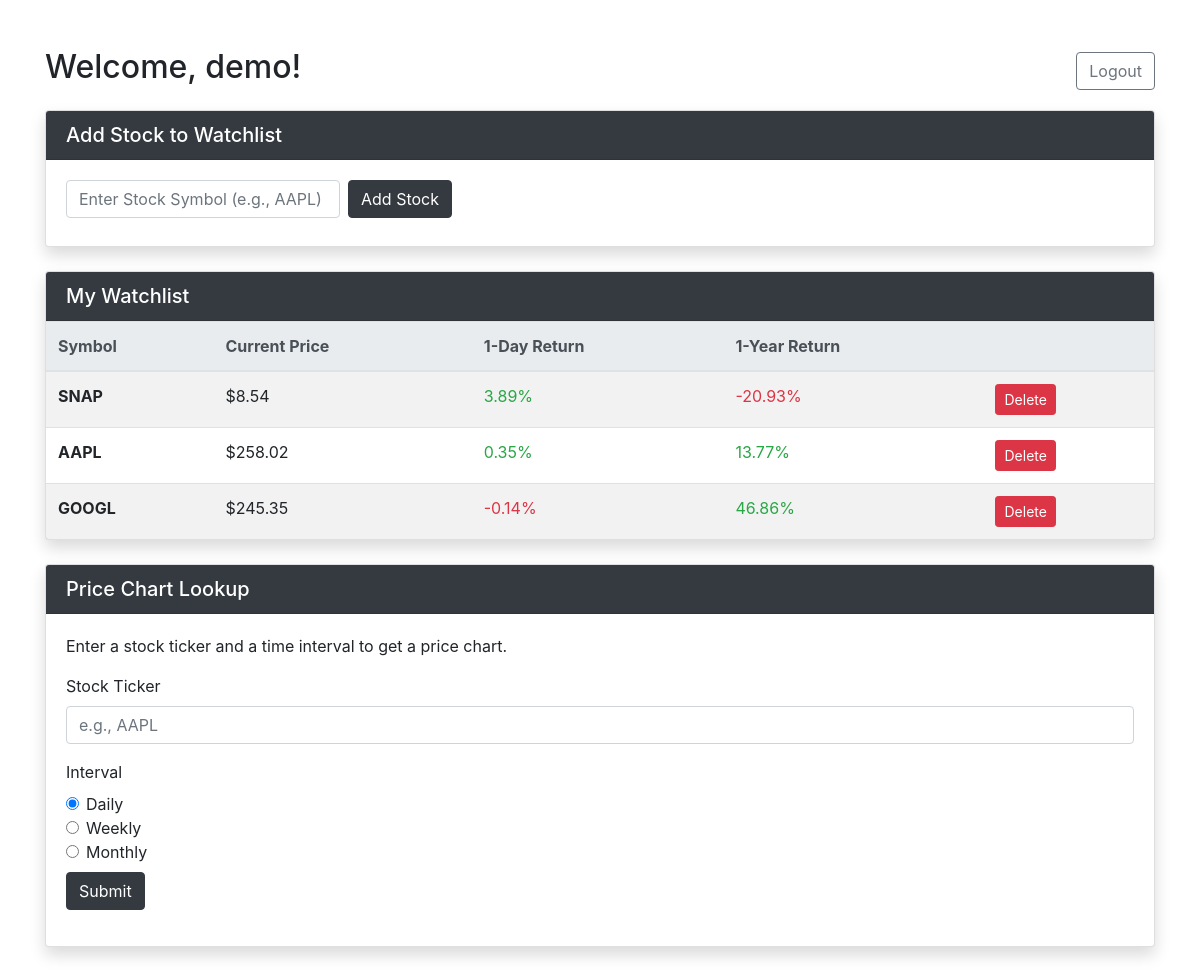
The page /dashboard (signed in) on the database its author committed.
### project/models.py (models this page shows)
class User(db.Model, UserMixin):
    id = db.Column(db.Integer, primary_key=True)
    username = db.Column(db.String(20), nullable=False, unique=True)
    password = db.Column(db.String(80), nullable=False)
    watchlist = db.relationship('Watchlist', backref='owner', lazy='dynamic')

class Watchlist(db.Model):
    id = db.Column(db.Integer, primary_key=True)
    user_id = db.Column(db.Integer, db.ForeignKey('user.id'), nullable=False)
    symbol = db.Column(db.String(10), nullable=False)
    date_retrieved = db.Column(db.DateTime, nullable=True)
    price_today = db.Column(db.Float)
    price_yesterday = db.Column(db.Float)
    price_year_ago = db.Column(db.Float)

### project/routes.py (the view, shortened to what this page needs)
@bp.route('/dashboard', methods=['GET', 'POST'])
@login_required
def dashboard():
    update_stock_prices(current_user)
    user_watchlist = current_user.watchlist.all()
    return render_template("dashboard.html", watchlist=user_watchlist)

### project/__init__.py (called while the page is built)
def create_app():
    app = Flask(
        __name__,
        instance_relative_config=True,
        template_folder=TEMPLATE_DIR
    )
    app.config['SECRET_KEY'] = os.getenv("SECRET_KEY")
    app.config['SQLALCHEMY_DATABASE_URI'] = f"sqlite:///{os.path.join(app.instance_path, 'database.db')}"
    try:
        os.makedirs(app.instance_path)
    except OSError:
        pass
    db.init_app(app)
    bcrypt.init_app(app)
    login_manager.init_app(app)
    from . import models
    from . import routes
    app.register_blueprint(routes.bp)
    @login_manager.user_loader
    def load_user(user_id):
        return models.User.query.get(int(user_id))
    return app

### project/helpers.py (called while the page is built, shortened)
def update_stock_prices(user):
    today = dt.now().date()
    stocks_to_update = [stock for stock in user.watchlist if stock.date_retrieved.date() != today]
    if stocks_to_update:
        db.session.commit()

### project/templates/dashboard.html (shortened to what this page needs)
{% extends "index.html" %}
{% block content %}
<div class="container mt-5">
    <div class="row justify-content-between align-items-center mb-3">
        <div class="col">
            <h2>Welcome, {{ current_user.username }}!</h2>
        </div>
        <div class="col text-right">
            <a href="{{ url_for('routes.logout') }}" class="btn btn-outline-secondary">Logout</a>
        </div>
    </div>
    <div class="card shadow mb-4">
        <div class="card-header bg-dark text-white">
            <h5 class="mb-0">Add Stock to Watchlist</h5>
        </div>
        <div class="card-body">
            <form method="POST" action="{{ url_for('routes.dashboard') }}" class="form-inline">
                <div class="form-group mr-2 mb-2">
                    <input type="text" name="symbol" class="form-control" placeholder="Enter Stock Symbol (e.g., AAPL)" required>
                </div>
                <button type="submit" class="btn btn-dark btn-toggle-outline mb-2">Add Stock</button>
            </form>
        </div>
    </div>
    <div class="card shadow mb-4">
        <div class="card-header bg-dark text-white">
            <h5 class="mb-0">My Watchlist</h5>
        </div>
        <div class="card-body p-0">
            {% if watchlist %}
                <div class="table-responsive">
                    <table class="table table-striped mb-0">
                        <thead class="thead-light">
                            <tr>
                                <th>Symbol</th>
                                <th>Current Price</th>
                                <th>1-Day Return</th>
                                <th>1-Year Return</th>
                                <th></th>
                            </tr>
                        </thead>
                        <tbody>
                            {% for stock in watchlist %}
                                <tr>
                                    <td><strong>{{ stock.symbol }}</strong></td>
                                    <td>${{ "%.2f"|format(stock.price_today) }}</td>
                                    {% set daily_return = ((stock.price_today / stock.price_yesterday - 1) * 100) %}
                                    <td class="{{ 'text-success' if daily_return >= 0 else 'text-danger' }}">
                                        {{ "%.2f"|format(daily_return) }}%
                                    </td>
                                    {% set yearly_return = ((stock.price_today / stock.price_year_ago - 1) * 100) %}
                                    <td class="{{ 'text-success' if yearly_return >= 0 else 'text-danger' }}">
                                        {{ "%.2f"|format(yearly_return) }}%
                                    </td>
                                    <td>
                                        <form method="POST" action="{{ url_for('routes.dashboard') }}" class="d-inline">
                                            <button type="submit" class="btn btn-danger btn-sm">Delete</button>
                                        </form>
                                    </td>
                                </tr>
                            {% endfor %}
                        </tbody>
                    </table>
                </div>
            {% else %}
                <div class="p-3">
                    <p class="mb-0 text-muted">Your watchlist is empty. Add a stock to get started!</p>
                </div>
            {% endif %}
        </div>
    </div>
    <div class="card shadow mb-4">
        <div class="card-header bg-dark text-white">
            <h5 class="mb-0">Price Chart Lookup</h5>
        </div>
        <div class="card-body">
            <p class="card-text">
                Enter a stock ticker and a time interval to get a price chart.
            </p>
            <form method="POST" action="info">
                <div class="form-group">
                    <label for="symbol">Stock Ticker</label>
                    <input type="text" name="symbol" id="symbol" class="form-control" placeholder="e.g., AAPL" required />
                </div>
                <div class="form-group">
                    <label>Interval</label>
                    <div class="form-check">
                        <input
                            class="form-check-input"
                            type="radio"
                            id="daily"
                            name="interval"
                            value="TIME_SERIES_DAILY"
                            checked
                        />
                        <label class="form-check-label" for="daily">Daily</label>
                    </div>
                    <div class="form-check">
                        <input
                            class="form-check-input"
                            type="radio"
                            id="weekly"
                            name="interval"
                            value="TIME_SERIES_WEEKLY"
                        />
                        <label class="form-check-label" for="weekly">Weekly</label>
                    </div>
                    <div class="form-check">
                        <input
                            class="form-check-input"
                            type="radio"
                            id="monthly"
                            name="interval"
                            value="TIME_SERIES_MONTHLY"
                        />
                        <label class="form-check-label" for="monthly">Monthly</label>
                    </div>
                    <button type="submit" class="btn btn-dark btn-toggle-outline mt-2">Submit</button>
                </div>
            </form>
        </div>
    </div>
</div>
{% endblock %}

### project/templates/index.html (shortened to what this page needs)
<!DOCTYPE html>
<html lang="en">
    <head>
        <link rel="stylesheet" href="https://cdn.jsdelivr.net/npm/bootstrap@4.3.1/dist/css/bootstrap.min.css">
    </head>
    <body>
        {% block content %}{% endblock %}
    </body>
</html>

### project/templates/index.html (style rules this page uses)
.btn-toggle-outline { transition: all 0.3s ease; }

### rows shown on the page
User: username "demo"
Watchlist: symbol "SNAP", price_today "8.54", daily_return "3.89", yearly_return "-20.93"
Watchlist: symbol "AAPL", price_today "258.02", daily_return "0.35", yearly_return "13.77"
Watchlist: symbol "GOOGL", price_today "245.35", daily_return "-0.14", yearly_return "46.86"
